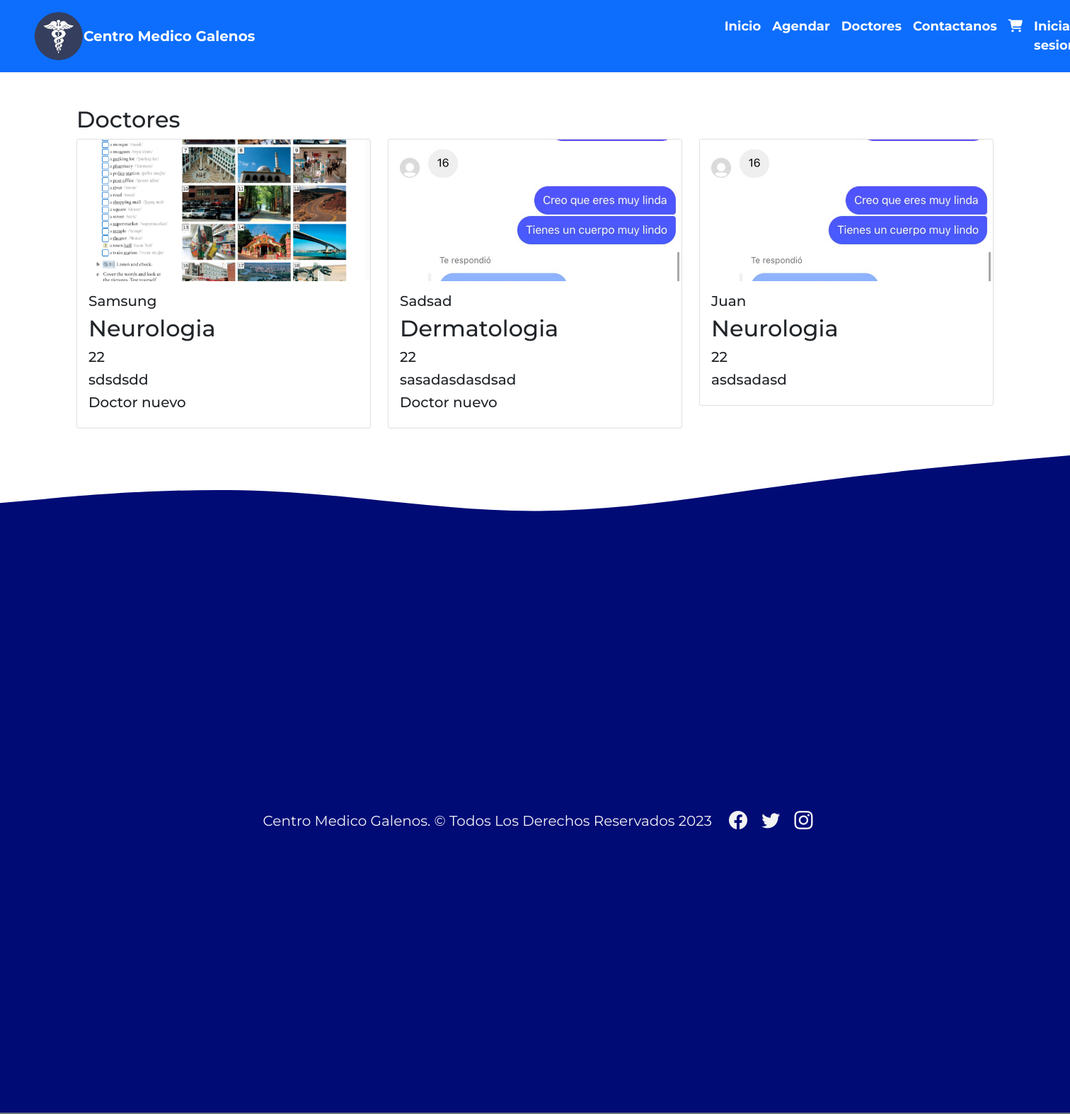
Screenshot of /Doctores/ with the database file from the repository.
### app/models.py (models this page shows, shortened)
class Doctor(models.Model):
    nombre = models.CharField(max_length=50)
    edad = models.IntegerField()
    descripcion = models.TextField()
    nuevo = models.BooleanField()
    especialidad = models.ForeignKey(Especialidad, on_delete=models.PROTECT)
    imagen = models.ImageField(upload_to="docs", null=True)

class Especialidad(models.Model):
    especialidad = models.CharField(max_length=50)
    def __str__(self):
        return self.especialidad

### app/views.py (the view)
# urls.py: path('Doctores/', Doctores,name="Doctores"),
def Doctores (request):
    doctores = Doctor.objects.all()
    data = {
        'doctores' :doctores
    }
    return render(request,'app/Doctores.html',data)

### app/templates/app/Doctores.html (shortened to what this page needs)
{% extends 'app/base.html' %}
{% load static %}
{% load crispy_forms_tags %}
{% block contenido %}
    <div class="container mt-5">
        <h2>Doctores</h2>
        <div class="row">
          {% load humanize %}
          {% for d in doctores  %}
            <div class="col-md-4 mb-4">
              <div class="card">
                {% if d.imagen %}
                <img src= "{{ d.imagen.url }}" class="card-img-top">
                {% endif %}
                <div class="card-body">
                  <h5>{{ d.nombre | capfirst }}</h5>
                  <h2>{{ d.especialidad | title }}</h2>
                  <h5>{{ d.edad }}</h5>
                  <h5>{{ d.descripcion }}</h5>
                  {% if d.nuevo == True %}
                  <h5>Doctor nuevo</h5>
                  {% endif %}
                </div>
              </div>
            </div>
          {% endfor  %}
       </div>
      </div>
      <br>
      <br>
      {% endblock %}

### app/static/app/css/main.css (style rules this page uses)
body { font-family: 'Montserrat', sans-serif; overflow-x: hidden; }
.card-img-top { width: 100%; height: 200px; object-fit: cover; }

### rows the page displays
Doctor: imagen (picture), nombre "Samsung", especialidad "Neurologia", edad "22", descripcion "sdsdsdd", nuevo "Doctor nuevo"
Doctor: imagen (picture), nombre "Sadsad", especialidad "Dermatologia", edad "22", descripcion "sasadasdasdsad", nuevo "Doctor nuevo"
Doctor: imagen (picture), nombre "Juan", especialidad "Neurologia", edad "22", descripcion "asdsadasd"
